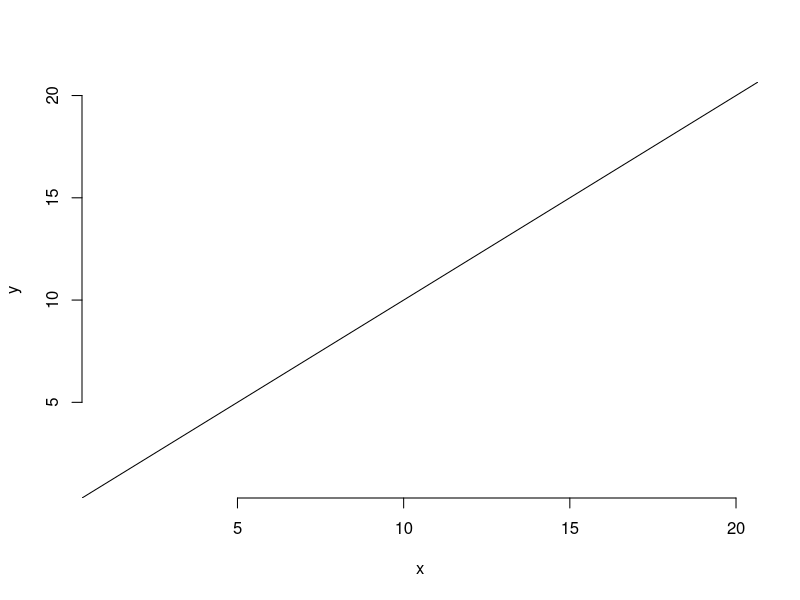
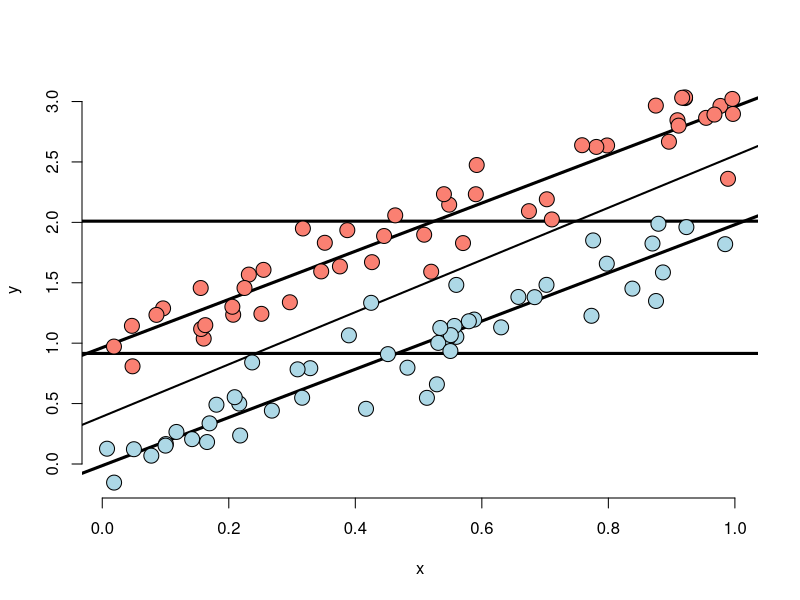

These figures' R source, in order:
#-------------------Simple multivar regression
n <- 100
x <- rnorm(n); x2 <- rnorm(n); x3 <- rnorm(n)
y <- x + x2 + x3 + rnorm(n, sd = .1)
lm(y~x+x2+x3)
#-------------------Dummy variables
x4<-rnorm(n)
lm(y~x+x2+x3+x4) # will show a small slope since random
x5<-x2+100*x3
lm(y~x+x2+x3+x5) # linear combination , returns NA
#--------------------Factor variable
n=40
x<-seq(1,20,length=n)+rnorm(n,sd=0.1)
x1<-rep(c(0,1,2,3),c(n/4,n/4,n/4,n/4))
y<-x
fit1<-lm(y~x+factor(x1))
plot(x,y,type="n",frame=FALSE)
abline(fit1)
#--------------------
library(datasets)
e <- function(a, b) a - sum( a * b ) / sum( b ^ 2) * b
ey <- e(e(y, x2), e(x3, x2))
ex <- e(e(x, x2), e(x3, x2))
sum(ey * ex) / sum(ex ^ 2)
#------Adjustments
n <- 100; t <- rep(c(0, 1), c(n/2, n/2)); x <- c(runif(n/2), runif(n/2)); 
beta0 <- 0; beta1 <- 2; tau <- 1; sigma <- .2
y <- beta0 + x * beta1 + t * tau + rnorm(n, sd = sigma)
plot(x, y, type = "n", frame = FALSE)
abline(lm(y ~ x), lwd = 2)
abline(h = mean(y[1 : (n/2)]), lwd = 3)
abline(h = mean(y[(n/2 + 1) : n]), lwd = 3)
fit <- lm(y ~ x + t)
abline(coef(fit)[1], coef(fit)[2], lwd = 3)
abline(coef(fit)[1] + coef(fit)[3], coef(fit)[2], lwd = 3)
points(x[1 : (n/2)], y[1 : (n/2)], pch = 21, col = "black", bg = "lightblue", cex = 2) 
points(x[(n/2 + 1) : n], y[(n/2 + 1) : n], pch = 21, col = "black", bg = "salmon", cex = 2)